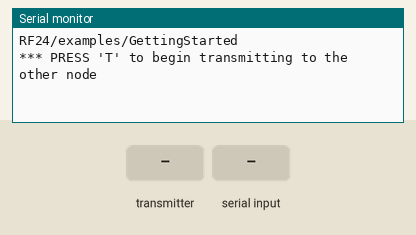
Simulated run of this sketch. Board: Arduino Uno, built with avr-gcc and run on an emulated ATmega328P. Shown: the last lines printed to the serial monitor. The test bench sets the inputs (shaded band). No radio packets arrive unless stated.

Above: at 1.2 s.
1.3 s: the transmitter starts sending got_time = 0
At 1.37 s:
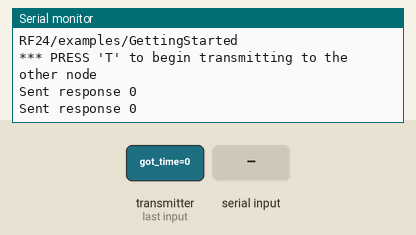
3.2 s: "T" received over Serial
At 3.5 s:
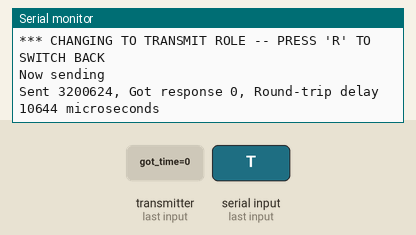
4.7 s: "R" received over Serial
At 5.33 s:
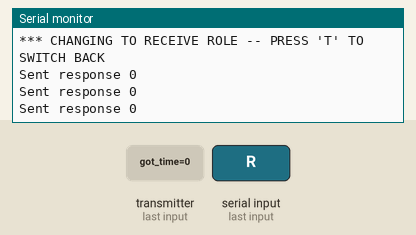

The sketch:

arduino-1.ino
```cpp
/*
* Getting Started example sketch for nRF24L01+ radios
* This is a very basic example of how to send data from one node to another
* Updated: Dec 2014 by TMRh20
*/

#include <SPI.h>
#include "RF24.h"


struct valuesWeCareAbout {
  long HC;
  long HP;
  int IINST;
  int PAPP;
  boolean IS_HP;
  unsigned long timestamp;
};

struct valuesWeCareAbout v;

/****************** User Config ***************************/
/***      Set this radio as radio number 0 or 1         ***/
bool radioNumber = 1;

/* Hardware configuration: Set up nRF24L01 radio on SPI bus plus pins 7 & 8 */
RF24 radio(7,8);
/**********************************************************/

byte addresses[][6] = {"1Node","2Node"};

// Used to control whether this node is sending or receiving
bool role = 0;

void setup() {
  Serial.begin(115200);
  Serial.println(F("RF24/examples/GettingStarted"));
  Serial.println(F("*** PRESS 'T' to begin transmitting to the other node"));

  radio.begin();

  // Set the PA Level low to prevent power supply related issues since this is a
 // getting_started sketch, and the likelihood of close proximity of the devices. RF24_PA_MAX is default.
  radio.setPALevel(RF24_PA_LOW);

  // Open a writing and reading pipe on each radio, with opposite addresses
  if(radioNumber){
    radio.openWritingPipe(addresses[1]);
    radio.openReadingPipe(1,addresses[0]);
  }else{
    radio.openWritingPipe(addresses[0]);
    radio.openReadingPipe(1,addresses[1]);
  }

  // Start the radio listening for data
  radio.startListening();
}

void loop() {


/****************** Ping Out Role ***************************/
if (role == 1)  {

    radio.stopListening();                                    // First, stop listening so we can talk.

    v.HC = 123456;
    v.HP = 234567;
    v.IINST = 2;
    v.PAPP = 349;
    v.IS_HP = true;
    v.timestamp = 12;

    Serial.println(F("Now sending"));

    unsigned long start_time = micros();                             // Take the time, and send it.  This will block until complete
     if (!radio.write( &v, sizeof(v) )){
       Serial.println(F("failed"));
     }

    radio.startListening();                                    // Now, continue listening

    unsigned long started_waiting_at = micros();               // Set up a timeout period, get the current microseconds
    boolean timeout = false;                                   // Set up a variable to indicate if a response was received or not

    while ( ! radio.available() ){                             // While nothing is received
      if (micros() - started_waiting_at > 200000 ){            // If waited longer than 200ms, indicate timeout and exit while loop
          timeout = true;
          break;
      }
    }

    if ( timeout ){                                             // Describe the results
        Serial.println(F("Failed, response timed out."));
    }else{
        unsigned long got_time;                                 // Grab the response, compare, and send to debugging spew
        radio.read( &got_time, sizeof(unsigned long) );
        unsigned long end_time = micros();

        // Spew it
        Serial.print(F("Sent "));
        Serial.print(start_time);
        Serial.print(F(", Got response "));
        Serial.print(got_time);
        Serial.print(F(", Round-trip delay "));
        Serial.print(end_time-start_time);
        Serial.println(F(" microseconds"));
    }

    // Try again 1s later
    delay(1000);
  }


/****************** Pong Back Role ***************************/

  if ( role == 0 )
  {
    unsigned long got_time;

    if( radio.available()){
                                                                    // Variable for the received timestamp
      while (radio.available()) {                                   // While there is data ready
        radio.read( &got_time, sizeof(unsigned long) );             // Get the payload
      }

      radio.stopListening();                                        // First, stop listening so we can talk
      radio.write( &got_time, sizeof(unsigned long) );              // Send the final one back.
      radio.startListening();                                       // Now, resume listening so we catch the next packets.
      Serial.print(F("Sent response "));
      Serial.println(got_time);
   }
 }


/****************** Change Roles via Serial Commands ***************************/

  if ( Serial.available() )
  {
    char c = toupper(Serial.read());
    if ( c == 'T' && role == 0 ){
      Serial.println(F("*** CHANGING TO TRANSMIT ROLE -- PRESS 'R' TO SWITCH BACK"));
      role = 1;                  // Become the primary transmitter (ping out)

   }else
    if ( c == 'R' && role == 1 ){
      Serial.println(F("*** CHANGING TO RECEIVE ROLE -- PRESS 'T' TO SWITCH BACK"));
       role = 0;                // Become the primary receiver (pong back)
       radio.startListening();

    }
  }


} // Loop
```

Measured:
- after the input at 1.3 s, the serial monitor: prints a new line at once (image 1)
- after the input at 3.2 s, the serial monitor: prints a new line at once (image 2)
- after the input at 4.7 s, the serial monitor: prints a new line after 0.52 s (image 3)
